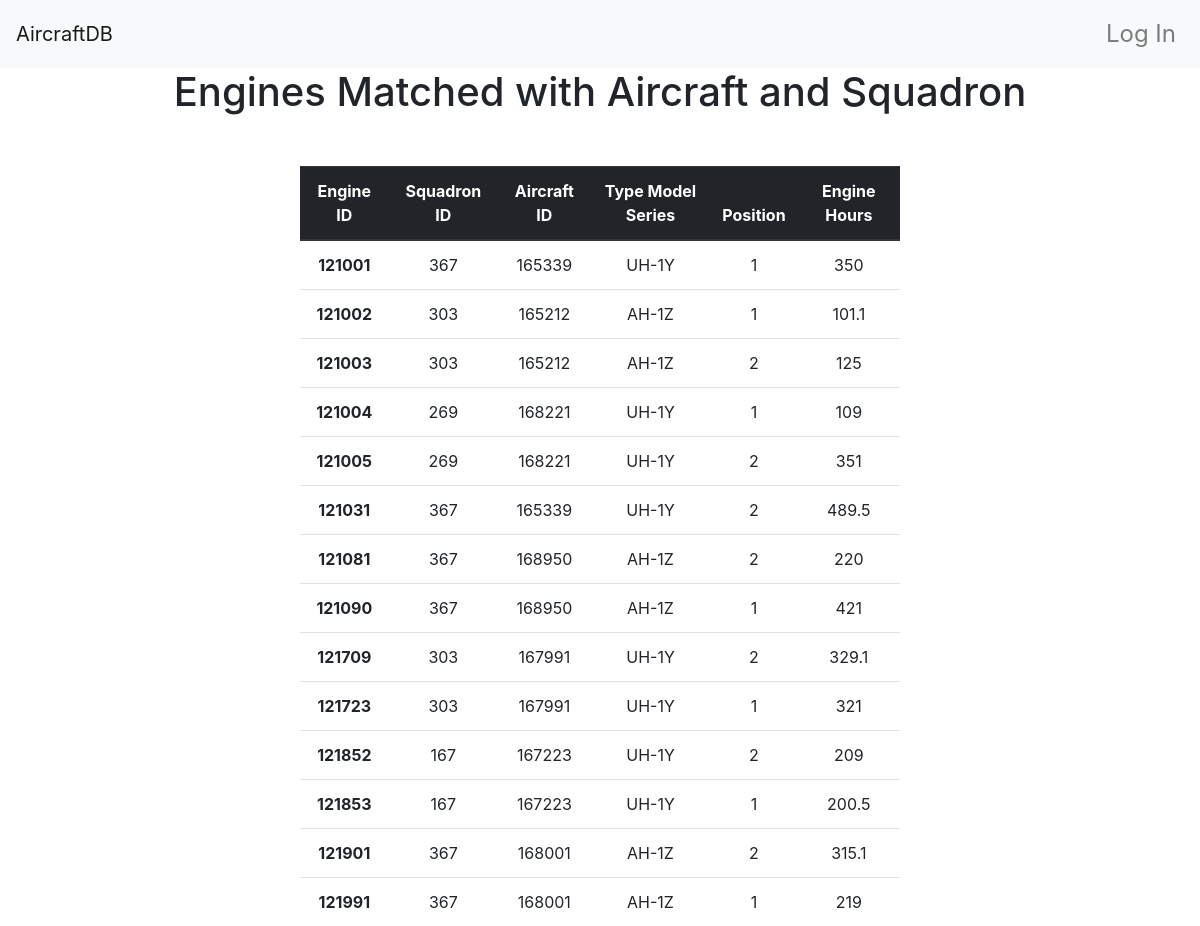
The app's page /administrator/engines with its own data.
### app/models.py (models this page shows, shortened)
class Engine(db.Model):
    __tablename__ = 'engines'
    id = db.Column(db.Integer, primary_key=True)
    aircraft_id = db.Column(db.Integer, db.ForeignKey('aircrafts.aircraft_id'))
    position = db.Column(db.Integer)
    e_hours = db.Column(db.Integer)
    '''
    Insert engine data into the database
    '''

class Aircraft(db.Model):
    __tablename__= 'aircrafts'
    aircraft_id = db.Column(db.Integer, primary_key=True)
    t_m_s = db.Column(db.String(64))
    squadron_id = db.Column(db.Integer, db.ForeignKey('squadron.id'))
    airframe_hours = db.Column(db.Integer)
    '''
    Insert aircraft data into the database
    '''

### app/main/views.py (the view)
@main.route('/administrator/engines')
def admin_get_engines():
    result = []
    sql = "SELECT e.id as engine_id, a.aircraft_id, t_m_s, squadron_id, position, e_hours " \
          "FROM engines as e LEFT OUTER JOIN aircrafts as a ON e.aircraft_id = a.aircraft_id"
    c = db.engine.connect()
    for row in c.execute(sql):
        result.append(row)
    return render_template('administrator/engines.html', data=result)

### app/templates/administrator/engines.html
{% extends "base.html" %}
{% block page_content %}
<div class="table_heading">
    <h1>Engines Matched with Aircraft and Squadron</h1>
</div>
  <div class="second-container">
    <table class="table">
    <thead class="thead-dark">
      <tr>
        <th scope="col">Engine ID</th>
        <th scope="col">Squadron ID</th>
        <th scope="col">Aircraft ID</th>
        <th scope="col">Type Model Series</th>
        <th scope="col">Position</th>
        <th scope="col">Engine Hours</th>
      </tr>
    </thead>
    <tbody>
    {% for row in data %}
      <tr>
        <th scope="row"> {{row.engine_id}} </th>
          <td>{{row.squadron_id}}</td>
          <td>{{row.aircraft_id}}</td>
          <td>{{row.t_m_s}}</td>
          <td>{{row.position}}</td>
          <td>{{row.e_hours}}</td>
    </tr>
    {% endfor %}
    </tbody>
  </table>
  </div>
{% endblock %}

### app/static/style.css (style rules this page uses)
div.second-container { margin-top: 50px; text-align: center; }
div.second-container table { width: 50%; margin: auto; float: none;; }
div.table_heading { text-align: center }

### records on screen
Engine: engine_id "121001", squadron_id "367", aircraft_id "165339", t_m_s "UH-1Y", position "1", e_hours "350"
Engine: engine_id "121002", squadron_id "303", aircraft_id "165212", t_m_s "AH-1Z", position "1", e_hours "101.1"
Engine: engine_id "121003", squadron_id "303", aircraft_id "165212", t_m_s "AH-1Z", position "2", e_hours "125"
Engine: engine_id "121004", squadron_id "269", aircraft_id "168221", t_m_s "UH-1Y", position "1", e_hours "109"
Engine: engine_id "121005", squadron_id "269", aircraft_id "168221", t_m_s "UH-1Y", position "2", e_hours "351"
Engine: engine_id "121031", squadron_id "367", aircraft_id "165339", t_m_s "UH-1Y", position "2", e_hours "489.5"
Engine: engine_id "121081", squadron_id "367", aircraft_id "168950", t_m_s "AH-1Z", position "2", e_hours "220"
Engine: engine_id "121090", squadron_id "367", aircraft_id "168950", t_m_s "AH-1Z", position "1", e_hours "421"
Engine: engine_id "121709", squadron_id "303", aircraft_id "167991", t_m_s "UH-1Y", position "2", e_hours "329.1"
Engine: engine_id "121723", squadron_id "303", aircraft_id "167991", t_m_s "UH-1Y", position "1", e_hours "321"
Engine: engine_id "121852", squadron_id "167", aircraft_id "167223", t_m_s "UH-1Y", position "2", e_hours "209"
Engine: engine_id "121853", squadron_id "167", aircraft_id "167223", t_m_s "UH-1Y", position "1", e_hours "200.5"
Engine: engine_id "121901", squadron_id "367", aircraft_id "168001", t_m_s "AH-1Z", position "2", e_hours "315.1"
Engine: engine_id "121991", squadron_id "367", aircraft_id "168001", t_m_s "AH-1Z", position "1", e_hours "219"
